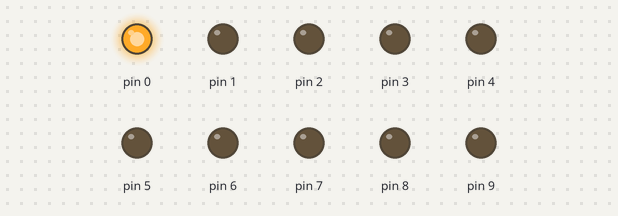
The sketch below on a simulated Arduino Uno, built with avr-gcc and run on an emulated ATmega328P. Parts: output pins drawn as LEDs (lit = HIGH).

Above: at 0.02 s.
At 0.32 s:
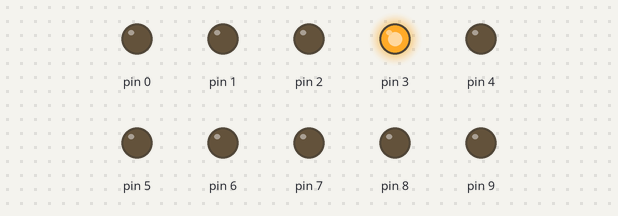
At 0.72 s:
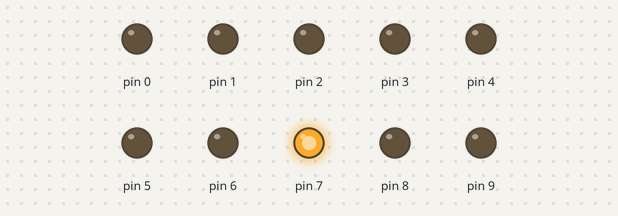
At 1.47 s:
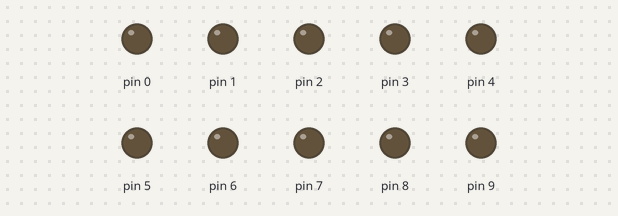
At 2.22 s:
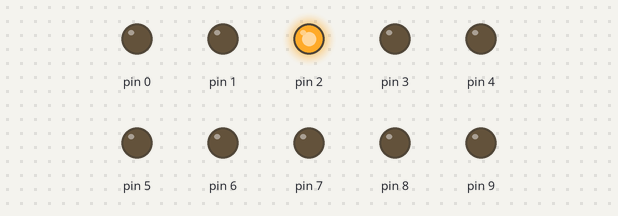
At 2.92 s:
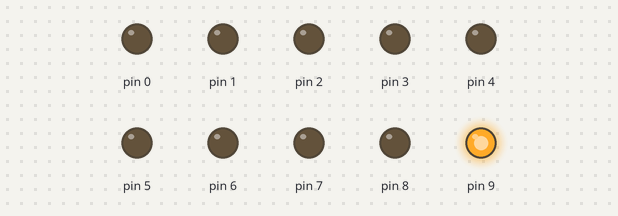
Timing chart, 0 to 3.2 s (numbered marks = the images above):
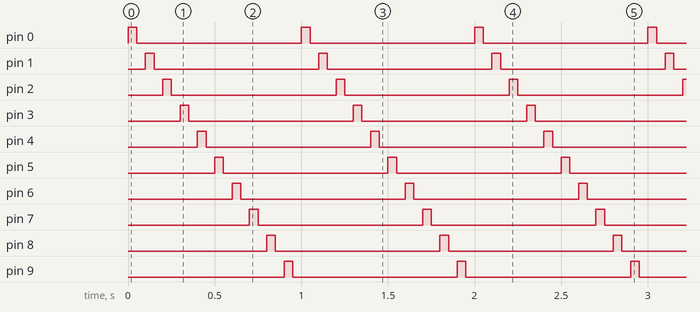

Measured:
- by itself, pin 0–9: alternates HIGH for 0.05 s and LOW for 0.95 s
- by itself, everything shown: repeats every 1.0 s, in 20 steps

The sketch:

led10_maju.ino
```cpp
void setup() {
  pinMode(0, OUTPUT);
  pinMode(1, OUTPUT);
  pinMode(2, OUTPUT);
  pinMode(3, OUTPUT);
  pinMode(4, OUTPUT);
  pinMode(5, OUTPUT);
  pinMode(6, OUTPUT);
  pinMode(7, OUTPUT);
  pinMode(8, OUTPUT);
  pinMode(9, OUTPUT);
}

void loop() {
  digitalWrite(0, HIGH); delay(50);
  digitalWrite(0, LOW); delay(50);
  digitalWrite(1, HIGH); delay(50);
  digitalWrite(1, LOW); delay(50);
  digitalWrite(2, HIGH); delay(50);
  digitalWrite(2, LOW); delay(50);
  digitalWrite(3, HIGH); delay(50);
  digitalWrite(3, LOW); delay(50);
  digitalWrite(4, HIGH); delay(50);
  digitalWrite(4, LOW); delay(50);
  digitalWrite(5, HIGH); delay(50);
  digitalWrite(5, LOW); delay(50);
  digitalWrite(6, HIGH); delay(50);
  digitalWrite(6, LOW); delay(50);
  digitalWrite(7, HIGH); delay(50);
  digitalWrite(7, LOW); delay(50);
  digitalWrite(8, HIGH); delay(50);
  digitalWrite(8, LOW); delay(50);
  digitalWrite(9, HIGH); delay(50);
  digitalWrite(9, LOW); delay(50);
}
```
